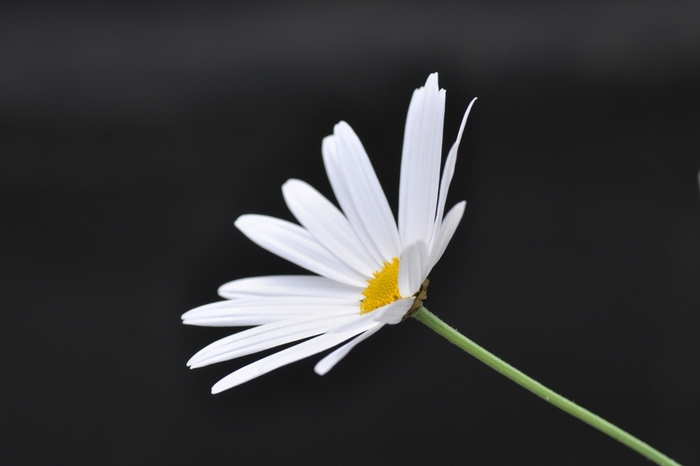
#> input picture Machine-Learning/picture-color-convert/files/flower01.jpg, 700 x 466 px, found by its file name
$ python image_color_converter.py
#> lines starting #> are read from the running program, lines starting #| are printed output that depends on the picture
import os
from PIL import Image

current_dirname = os.path.dirname(__file__) + '\\'
image = Image.open(current_dirname + 'files/flower01.jpg')
#> image is the input picture: PIL image 700x466 RGB; mean R, G, B 56, 56.2, 57.4
image.show()

# RGBごとに分離しています。
r, g, b  = image.split()
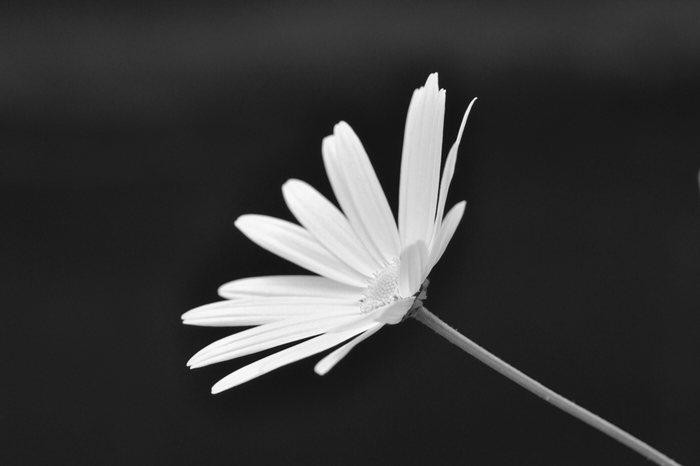
#> r: PIL image 700x466 L; min 10, max 255, mean 56

# RGB → BGR に置き換え
# 赤と青を入れ替えて合体(merge)している
convert_image = Image.merge("RGB", (b, g, r))

# 変換後の画像保存
convert_image.save(current_dirname + 'files/flower01_convert.jpg')
convert_image.show()
